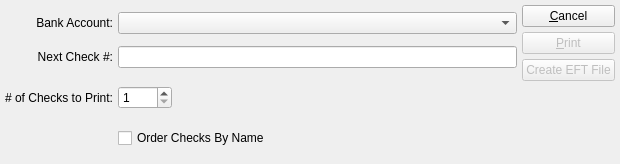
<?xml version="1.0" encoding="UTF-8"?>
<ui version="4.0">
 <comment>This file is part of the xTuple ERP: PostBooks Edition, a free and
open source Enterprise Resource Planning software suite,
Copyright (c) 1999-2010 by OpenMFG LLC, d/b/a xTuple.
It is licensed to you under the Common Public Attribution License
version 1.0, the full text of which (including xTuple-specific Exhibits)
is available at www.xtuple.com/CPAL.  By using this software, you agree
to be bound by its terms.</comment>
 <class>printChecks</class>
 <widget class="QDialog" name="printChecks">
  <property name="geometry">
   <rect>
    <x>0</x>
    <y>0</y>
    <width>620</width>
    <height>164</height>
   </rect>
  </property>
  <property name="windowTitle">
   <string>Print Checks</string>
  </property>
  <layout class="QHBoxLayout" name="horizontalLayout_2">
   <item>
    <layout class="QGridLayout" name="gridLayout">
     <item row="0" column="0">
      <widget class="QLabel" name="_bankaccntLit">
       <property name="text">
        <string>Bank Account:</string>
       </property>
       <property name="alignment">
        <set>Qt::AlignRight|Qt::AlignTrailing|Qt::AlignVCenter</set>
       </property>
      </widget>
     </item>
     <item row="0" column="1">
      <widget class="XComboBox" name="_bankaccnt"/>
     </item>
     <item row="1" column="0">
      <widget class="QLabel" name="_nextCheckNumLit">
       <property name="text">
        <string>Next Check #:</string>
       </property>
       <property name="alignment">
        <set>Qt::AlignRight|Qt::AlignTrailing|Qt::AlignVCenter</set>
       </property>
      </widget>
     </item>
     <item row="1" column="1">
      <widget class="QLineEdit" name="_nextCheckNum">
       <property name="sizePolicy">
        <sizepolicy hsizetype="Preferred" vsizetype="Fixed">
         <horstretch>0</horstretch>
         <verstretch>0</verstretch>
        </sizepolicy>
       </property>
      </widget>
     </item>
     <item row="2" column="0">
      <widget class="QLabel" name="_numberOfChecksLit">
       <property name="text">
        <string># of Checks to Print:</string>
       </property>
       <property name="alignment">
        <set>Qt::AlignRight|Qt::AlignTrailing|Qt::AlignVCenter</set>
       </property>
      </widget>
     </item>
     <item row="2" column="1">
      <layout class="QHBoxLayout">
       <item>
        <widget class="QSpinBox" name="_numberOfChecks">
         <property name="minimum">
          <number>1</number>
         </property>
         <property name="maximum">
          <number>9999</number>
         </property>
        </widget>
       </item>
       <item>
        <spacer>
         <property name="orientation">
          <enum>Qt::Horizontal</enum>
         </property>
         <property name="sizeType">
          <enum>QSizePolicy::Expanding</enum>
         </property>
         <property name="sizeHint" stdset="0">
          <size>
           <width>0</width>
           <height>36</height>
          </size>
         </property>
        </spacer>
       </item>
      </layout>
     </item>
     <item row="3" column="1">
      <layout class="QHBoxLayout" name="horizontalLayout">
       <item>
        <widget class="XCheckBox" name="_orderByName">
         <property name="text">
          <string>Order Checks By Name</string>
         </property>
        </widget>
       </item>
       <item>
        <spacer name="horizontalSpacer">
         <property name="orientation">
          <enum>Qt::Horizontal</enum>
         </property>
         <property name="sizeHint" stdset="0">
          <size>
           <width>40</width>
           <height>20</height>
          </size>
         </property>
        </spacer>
       </item>
      </layout>
     </item>
    </layout>
   </item>
   <item>
    <layout class="QVBoxLayout">
     <property name="spacing">
      <number>0</number>
     </property>
     <item>
      <layout class="QVBoxLayout">
       <property name="spacing">
        <number>5</number>
       </property>
       <item>
        <widget class="QPushButton" name="_close">
         <property name="text">
          <string>&amp;Cancel</string>
         </property>
        </widget>
       </item>
       <item>
        <widget class="QPushButton" name="_print">
         <property name="enabled">
          <bool>false</bool>
         </property>
         <property name="text">
          <string>&amp;Print</string>
         </property>
         <property name="autoDefault">
          <bool>true</bool>
         </property>
         <property name="default">
          <bool>true</bool>
         </property>
        </widget>
       </item>
       <item>
        <widget class="QPushButton" name="_createEFT">
         <property name="enabled">
          <bool>false</bool>
         </property>
         <property name="text">
          <string>Create EFT File</string>
         </property>
        </widget>
       </item>
      </layout>
     </item>
     <item>
      <spacer>
       <property name="orientation">
        <enum>Qt::Vertical</enum>
       </property>
       <property name="sizeType">
        <enum>QSizePolicy::Expanding</enum>
       </property>
       <property name="sizeHint" stdset="0">
        <size>
         <width>10</width>
         <height>0</height>
        </size>
       </property>
      </spacer>
     </item>
    </layout>
   </item>
  </layout>
 </widget>
 <layoutdefault spacing="5" margin="5"/>
 <pixmapfunction>qPixmapFromMimeSource</pixmapfunction>
 <customwidgets>
  <customwidget>
   <class>XCheckBox</class>
   <extends>QCheckBox</extends>
   <header>xcheckbox.h</header>
  </customwidget>
  <customwidget>
   <class>XComboBox</class>
   <extends>QComboBox</extends>
   <header>xcombobox.h</header>
  </customwidget>
 </customwidgets>
 <tabstops>
  <tabstop>_bankaccnt</tabstop>
  <tabstop>_nextCheckNum</tabstop>
  <tabstop>_numberOfChecks</tabstop>
  <tabstop>_orderByName</tabstop>
  <tabstop>_close</tabstop>
  <tabstop>_print</tabstop>
  <tabstop>_createEFT</tabstop>
 </tabstops>
 <resources/>
 <connections>
  <connection>
   <sender>_close</sender>
   <signal>clicked()</signal>
   <receiver>printChecks</receiver>
   <slot>reject()</slot>
   <hints>
    <hint type="sourcelabel">
     <x>487</x>
     <y>33</y>
    </hint>
    <hint type="destinationlabel">
     <x>20</x>
     <y>20</y>
    </hint>
   </hints>
  </connection>
 </connections>
</ui>
